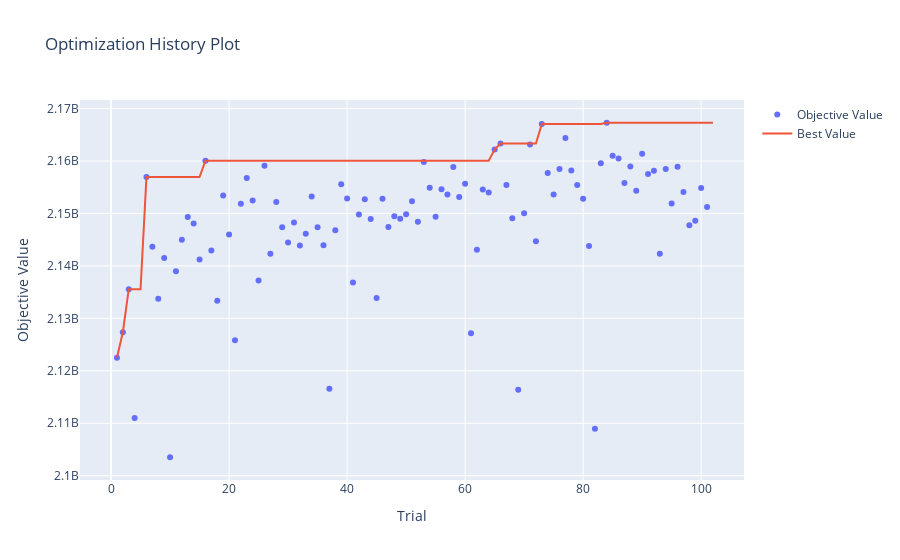

The cell this chart's notebook holds for it:
### Markdown cell above
Analizamos los resultados as usual

### Code cell
optuna.visualization.plot_optimization_history(study)
